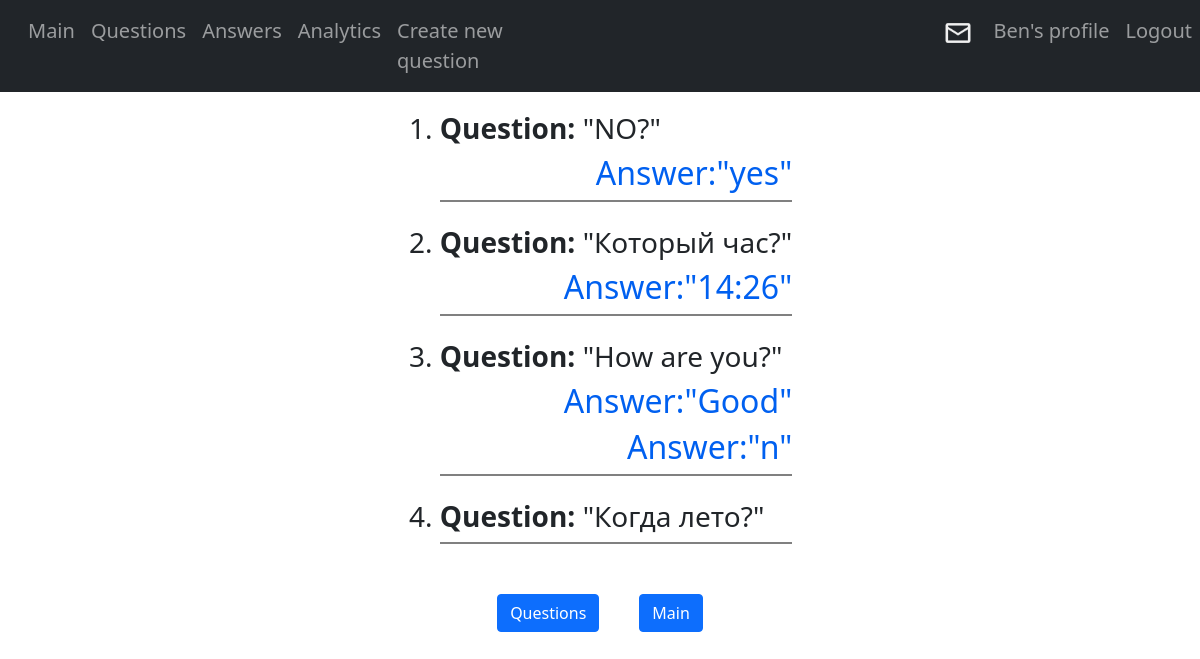
Screenshot of /polls/blog/answers (signed in) with the database file from the repository.
### polls/models.py (models this page shows, shortened)
class Question(models.Model):
    question_text = models.CharField(max_length=200)
    pubdate = models.DateTimeField('Date publication', auto_now=True)
    user_id = models.ForeignKey('Participant', on_delete=models.CASCADE)

class Answer(models.Model):
    answer_text = models.CharField(max_length=500)
    answer_pubdate = models.DateTimeField('Answer publication', auto_now=True)
    question = models.ForeignKey(Question, on_delete=models.CASCADE)
    user = models.ForeignKey('Participant', on_delete=models.CASCADE)

### polls/views.py (the view)
# urls.py: path('blog/answers', views.answers, name='answers'),
def answers(request):
    template_page = loader.get_template('polls/answers.html')
    answ = Answer.objects.all()
    quest = Question.objects.all()
    context = {
        'answers': answ,
        'questions': quest,
    }
    return HttpResponse(template_page.render(context, request))

### polls/templates/polls/answers.html (shortened to what this page needs)
{% extends 'polls/base.html' %}
{% load static %}
{% block content %}
<link rel="stylesheet" href="{% static 'polls/answers.css' %}">
<link href="https://cdn.jsdelivr.net/npm/bootstrap@5.0.0-beta1/dist/css/bootstrap.min.css" rel="stylesheet">
<div class="list">
    <ol>
        {% for i in questions %}
        <h3><li><strong>Question: </strong>"{{ i.question_text }}"</li></h3>
        <ul class="answer_list">
            {% for e in answers %}
            {% if e.question_id == i.id %}
            <li><h2 align="right">Answer:"{{ e.answer_text }}"</h2></li>
            {% endif %}
            {% endfor %}
        </ul><br/>
        {% endfor %}
    </ol>
</div>
<span>
    <a class="btn btn-primary" href="../blog/questions">Questions</a>
    <a class="btn btn-primary" href="../blog/">Main</a>
</span>
{% endblock %}

### polls/templates/polls/navbar.html (shortened to what this page needs)
{% load static %}
{% block navbar %}
<link href="{% static 'polls/nav.css' %}" rel="stylesheet"/>
<link href="https://cdn.jsdelivr.net/npm/bootstrap@5.0.0-beta1/dist/css/bootstrap.min.css" rel="stylesheet">
<nav class="navbar navbar-expand-lg navbar-dark bg-dark">
  <div class="collapse navbar-collapse" id="navbarTogglerDemo02">
    <ul class="navbar-nav mr-auto mt-2 mt-md-0 main_list">
      <li class="nav-item active main">
        <a class="nav-link" href="{% url 'header' %}">Main</a>
      </li>
      <li class="nav-item active">
        <a class="nav-link" href="{% url 'questions' %}">Questions</a>
      </li>
      <li class="nav-item">
        <a class="nav-link" href="{% url 'answers' %}">Answers</a>
      </li>
      <li class="nav-item">
        <a class="nav-link" href="{% url 'analytics' %}">Analytics</a>
      </li>
      <li class="nav-item">
        <a class="nav-link" href="{% url 'create_question' %}">Create new question</a>
      </li>
      <div class="blister">
        {% if user.is_anonymous %}
          <li class="nav-item">
            <a class="nav-link" href="#auth" data-toggle="modal">Login</a>
          </li>
          <li class="nav-item">
            <a class="nav-link" href="#reg" data-toggle="modal">Register</a>
          </li>
        {% else %}
          <li class="nav-item">
            <a class="nav-link" href="{% url 'message' %}">
              <img src="{% static 'polls/images/msg.png' %}" alt="messages" width="30px" height="30px" id="image-msg">
            </a>
          </li>
          <li class="nav-item">
            <a class="nav-link" href="{% url 'account' %}">{{ user.username }}'s profile</a>
          </li>
          <li class="nav-item">
            <a class="nav-link" href="{% url 'logout' %}">Logout</a>
          </li>
        {% endif %}
      </div>
    </ul>
  </div>
</nav>
{% endblock %}

### static/polls/index.css (style rules this page uses)
body { background:white; }

### static/polls/nav.css (style rules this page uses)
body { margin:0; padding:0; }
a.nav-link { font-size:20px; }
nav div ul div.blister { display: flex; width: 65%; justify-content: flex-end; }
li.main { padding-left: 20px !important }
nav div ul.main_list { width: 100% !important; }
#image-msg { margin-right: 5px; }

### static/polls/answers.css (style rules this page uses)
html { margin-bottom:100px; }
div.list { padding-top: 20px; width: 100%; display:flex; align-items:center; justify-content:center; flex-direction:column; }
ul.answer_list { list-style-type:none; border-bottom: 2px solid grey; text-align:center; }
div.list ol ul li h2 { color: rgb(0, 96, 240); }
span { width: 100%; display:flex; justify-content:center; }
span a { margin: 10px 20px; }

### rows the page displays
Question: question_text "NO?"
Answer: answer_text "yes"
Question: question_text "Который час?"
Answer: answer_text "14:26"
Question: question_text "How are you?"
Answer: answer_text "Good"
Answer: answer_text "n"
Question: question_text "Когда лето?"

### other values shown
{{ user.username }} "Ben"
